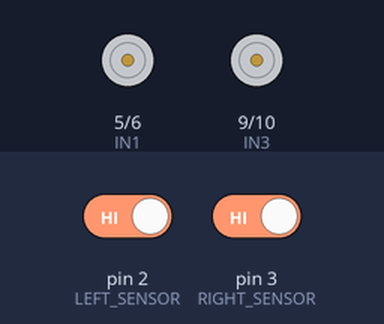
Simulated run of this sketch. Board: Arduino Uno, built with avr-gcc and run on an emulated ATmega328P. On the bench: motor-driver pin pairs drawn as motors (green arrow = first pin HIGH = forward, orange = second pin HIGH = backward, longer = more drive). The inputs (shaded band) are chosen by the test bench; at power-on: pin 2 (LEFT_SENSOR) HIGH, pin 3 (RIGHT_SENSOR) HIGH.

Above: at 1.2 s.
1.3 s: pin 2 (LEFT_SENSOR) driven LOW
At 2.0 s:
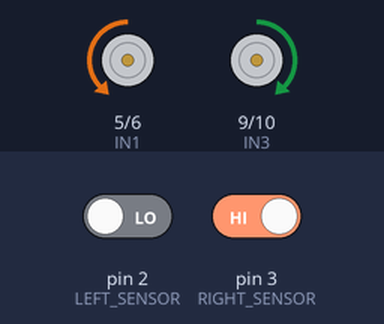
2.8 s: pin 3 (RIGHT_SENSOR) driven LOW
At 3.1 s:
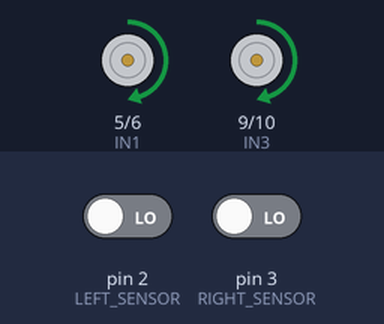
4.3 s: pin 2 (LEFT_SENSOR) driven HIGH
At 5.5 s:
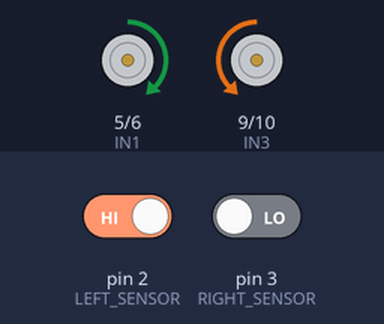
Timing chart, 0 to 7.3 s (numbered marks = the images above; inputs shaded):
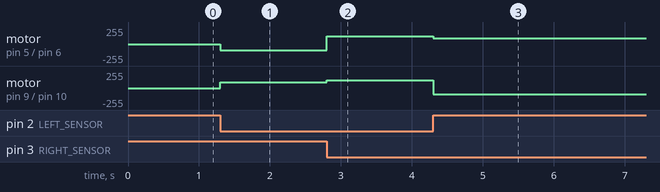

The sketch:

line_follower2.ino
```cpp
#define LEFT_SENSOR 2
#define RIGHT_SENSOR 3
#define IN1 5
#define IN2 6
#define IN3 9
#define IN4 10

#define SPEED 120     // Normal movement speed
#define TURN_SPEED 90 // Turning speed

void setup() {
   pinMode(LEFT_SENSOR, INPUT);
   pinMode(RIGHT_SENSOR, INPUT);

   pinMode(IN1, OUTPUT);
   pinMode(IN2, OUTPUT);
   pinMode(IN3, OUTPUT);
   pinMode(IN4, OUTPUT);

   stopMotors();
}

void loop() {
   int leftSensor = digitalRead(LEFT_SENSOR);
   int rightSensor = digitalRead(RIGHT_SENSOR);

   if (leftSensor == 0 && rightSensor == 0) {
       moveForward(); // Move Forward
   }
   else if (leftSensor == 1 && rightSensor == 0) {
       turnRight(); // Turn Right
   }
   else if (leftSensor == 0 && rightSensor == 1) {
       turnLeft(); // Turn Left
   }
   else {
       stopMotors(); // Stop if no line is detected
   }
}

void moveForward() {
   analogWrite(IN1, SPEED);
   digitalWrite(IN2, LOW);
   analogWrite(IN3, SPEED);
   digitalWrite(IN4, LOW);
}

void turnLeft() {
   analogWrite(IN1, LOW);        // Left motor stops
   analogWrite(IN2, TURN_SPEED); // Left motor reverses slightly
   analogWrite(IN3, TURN_SPEED); // Right motor forward
   digitalWrite(IN4, LOW);
}

void turnRight() {
   analogWrite(IN1, TURN_SPEED); // Left motor forward
   digitalWrite(IN2, LOW);
   analogWrite(IN3, LOW);        // Right motor stops
   analogWrite(IN4, TURN_SPEED); // Right motor reverses slightly
}

void stopMotors() {
   analogWrite(IN1, 0);
   digitalWrite(IN2, LOW);
   analogWrite(IN3, 0);
   digitalWrite(IN4, LOW);
}
```

Measured:
- after the input at 1.3 s, motor on pin 5 (IN1) / pin 6 (IN2): stopped → backward 90/255 at once; motor on pin 9 (IN3) / pin 10 (IN4): stopped → forward 90/255 at once
- after the input at 2.8 s, motor on pin 5 (IN1) / pin 6 (IN2): backward 90/255 → forward 120/255 at once; motor on pin 9 (IN3) / pin 10 (IN4): forward 90/255 → forward 120/255 at once
- after the input at 4.3 s, motor on pin 5 (IN1) / pin 6 (IN2): forward 120/255 → forward 90/255 at once; motor on pin 9 (IN3) / pin 10 (IN4): forward 120/255 → backward 90/255 at once
